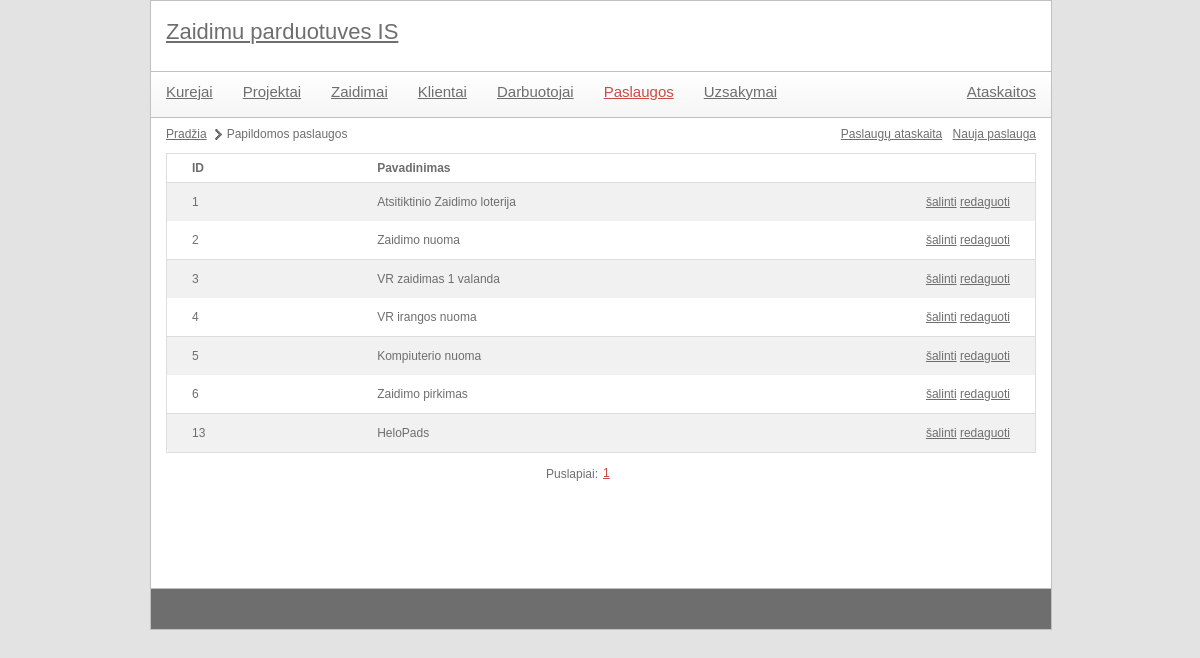
The page /index.php?module=service&action=list on the database its author committed.
### tables this page shows
CREATE TABLE `paslaugos` (
  `id` int(11) NOT NULL,
  `pavadinimas` varchar(40) NOT NULL,
  `aprasymas` varchar(300) DEFAULT NULL
);

### controls/service_list.php (called while the page is built, shortened)
<?php
include 'libraries/services.class.php';
$servicesObj = new services();
$elementCount = $servicesObj->getServicesListCount();
include 'utils/paging.class.php';
$paging = new paging(config::NUMBER_OF_ROWS_IN_PAGE);
$paging->process($elementCount, $pageId);
$data = $servicesObj->getServicesList($paging->size, $paging->first);
include 'templates/service_list.tpl.php';
?>

### index.php (called while the page is built, shortened)
<?php
	include 'utils/mysql.class.php';
	if(isset($_GET['module'])) {
		$module = mysql::escape($_GET['module']);
	}
	include 'templates/main.tpl.php';
?>

### utils/mysql.class.php (called while the page is built, shortened)
<?php
class mysql {
    protected static $connection;
    public static function connect() {
		if(!isset(self::$connection)) {
            self::$connection = new mysqli(config::DB_SERVER, config::DB_USERNAME, config::DB_PASSWORD, config::DB_NAME);
        }
        return self::$connection;
    }
    public static function query($query) {
        $connection = mysql::connect();
        $result = $connection->query($query);
        return $result;
    }
    public static function select($query) {
        $rows = array();
        $result = mysql::query($query);
        while ($row = $result->fetch_assoc()) {
            $rows[] = $row;
        }
        return $rows;
    }
	public static function escape($field) {
		$connection =  mysql::connect();
		return mysqli_real_escape_string($connection, $field);
	}
}

### utils/paging.class.php (called while the page is built, shortened)
<?php
class paging {
	public $size;
	public function __construct($rowsPerPage) {
		$this->size = $rowsPerPage;
	}
	public function process($total, $currentPage) {
		$this->first = ($currentPage - 1) * $this->size;
	}
}
?>

### libraries/services.class.php (called while the page is built, shortened)
<?php
class services {
	private $paslaugos_lentele = '';
	public function __construct() {
		$this->paslaugos_lentele = config::DB_PREFIX . 'paslaugos';
	}
	public function getServicesList($limit = null, $offset = null) {
		$limitOffsetString = "";
		if(isset($limit)) {
			$limitOffsetString .= " LIMIT {$limit}";
		}
		if(isset($offset)) {
			$limitOffsetString .= " OFFSET {$offset}";
		}
		$query = "  SELECT *
					FROM `{$this->paslaugos_lentele}`" . $limitOffsetString;
		$data = mysql::select($query);
		return $data;
	}
}

### templates/service_list.tpl.php (the view, shortened to what this page needs)
<ul id="pagePath">
	<li><a href="index.php">Pradžia</a></li>
	<li>Papildomos paslaugos</li>
</ul>
<div id="actions">
	<a href='index.php?module=<?php echo $module; ?>&action=report' target="_blank">Paslaugų ataskaita</a>
	<a href='index.php?module=<?php echo $module; ?>&action=create'>Nauja paslauga</a>
</div>
<table class="listTable">
	<tr>
		<th>ID</th>
		<th>Pavadinimas</th>
		<th></th>
	</tr>
	<?php
		foreach($data as $key => $val) {
			echo
				"<tr>"
					. "<td>{$val['id']}</td>"
					. "<td>{$val['pavadinimas']}</td>"
					. "<td>"
						. "<a href='#' onclick='showConfirmDialog(\"{$module}\", \"{$val['id']}\"); return false;' title=''>šalinti</a>&nbsp;"
						. "<a href='index.php?module={$module}&action=edit&id={$val['id']}' title=''>redaguoti</a>"
					. "</td>"
				. "</tr>";
		}
	?>
</table>
<?php
	include 'templates/paging.tpl.php';
?>

### style/main.css (style rules this page uses)
body { color: #6e6e6e; font-family: Verdana, Geneva, sans-serif; font-size: 12px; background-color: #e3e3e3; width: 900px; margin: 0px auto; }
a { color: #6e6e6e; }
#contentMain table { margin-top: 3px; width: 100%; border-collapse: collapse; border: 1px solid #ddd; }
#contentMain table th { text-align: left; padding: 8px 25px; font-weight: bold; }
#contentMain table th:last-child { width: 40px; }
#contentMain table th:first-child { border-top-left-radius: 5px; moz-border-top-left-radius: 5px; }
#contentMain table th:last-child { border-top-right-radius: 5px; moz-border-top-right-radius: 5px; }
#contentMain table.listTable tr:nth-child(even) { background-color: #f1f1f1; }
#contentMain table td { padding: 8px 25px; text-align: center; line-height: 22px; text-align: left; }
#contentMain table tr:last-child td:first-child { border-bottom-left-radius: 5px; moz-border-bottom-left-radius: 5px; }
#contentMain table tr:last-child td:last-child { border-bottom-right-radius: 5px; moz-border-bottom-right-radius: 5px; }
#contentMain table.listTable tr:nth-child(odd) { background-color: #fff; border-bottom: 1px solid #ddd; }
#contentMain #pagePath { margin: 10px 0px 10px 0px; display: block; float: left; }
#contentMain #pagePath li { float: left; display: block; margin-right: 5px; background: url(images/page-path-separator.png) center right no-repeat; padding-right: 15px; }
#contentMain #pagePath li:last-child { background: none; }
#contentMain #actions { float: right; margin: 10px 0px 0px 0px; }
#contentMain #actions a { margin-left: 7px; }

### rows shown on the page
paslaugos: id "1", pavadinimas "Atsitiktinio Zaidimo loterija"
paslaugos: id "2", pavadinimas "Zaidimo nuoma"
paslaugos: id "3", pavadinimas "VR zaidimas 1 valanda"
paslaugos: id "4", pavadinimas "VR irangos nuoma"
paslaugos: id "5", pavadinimas "Kompiuterio nuoma"
paslaugos: id "6", pavadinimas "Zaidimo pirkimas"
paslaugos: id "13", pavadinimas "HeloPads"

### other values the page prints
$value['page'] "1"
